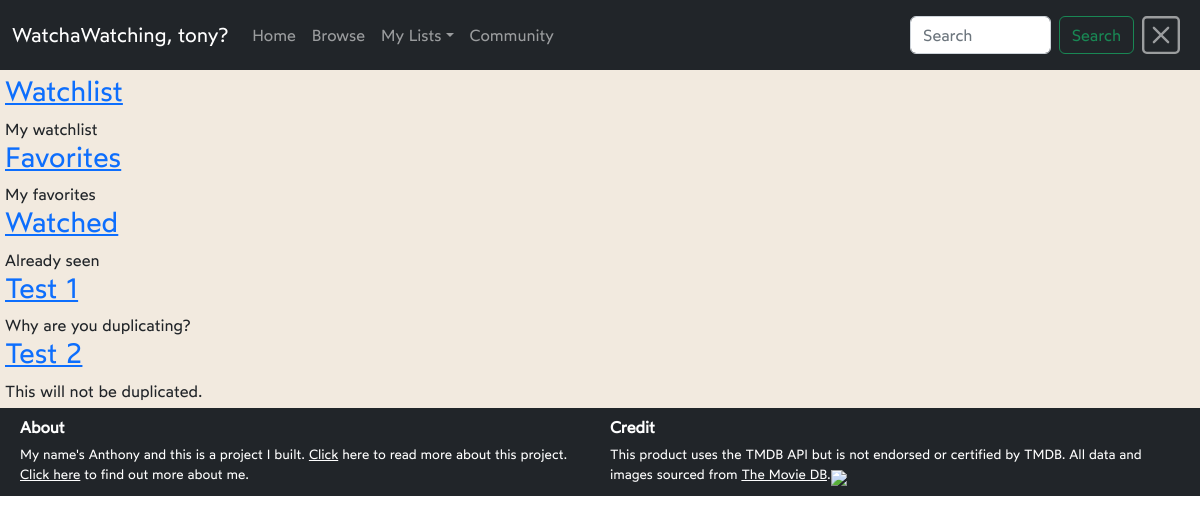
The app's page /watching/mylists (signed in) with its own data.
### watching/models.py (models this page shows)
class User(AbstractUser):
    pass

class List(models.Model):
    name = models.CharField(max_length=200)
    description = models.TextField(blank=True)
    owner = models.ForeignKey(User, on_delete=models.CASCADE, related_name='mylists')

### watching/views.py (the view)
# urls.py: path('mylists', views.mylists, name='mylists'),
def mylists(request):
    user = User.objects.get(pk=request.user.id)
    lists = user.mylists.all()
    return render(request, 'watching/mylists.html', {'lists': lists})

### watching/templates/watching/mylists.html
{% extends "layout.html" %}
{% load static %}
{% block body %}
  {% for list in lists %}
    <div>
      <h3><a href="{% url 'viewlist' user.id list.name %}">{{ list.name }}</a></h3>
      {{ list.description }}
    </div>
  {% empty %}
    <p>You haven't created any lists yet!</p>
    <a href="{% url 'createlist' %}">Create your first list.</a>
  {% endfor %}
{% endblock %}

### FinalProject/templates/layout.html (shortened to what this page needs)
{% load static %}
<!DOCTYPE html>
<html lang="en">
  <head>
    <link href="https://cdn.jsdelivr.net/npm/bootstrap@5.2.2/dist/css/bootstrap.min.css" rel="stylesheet">
    <link rel="stylesheet" href="https://cdn.jsdelivr.net/npm/bootstrap-icons@1.10.2/font/bootstrap-icons.css">
    <link href="{% static 'watching/styles.css' %}" rel="stylesheet">
  </head>
  <body>
    <nav class="navbar navbar-dark navbar-expand-sm bg-dark">
      <div class="container-fluid">
        <a class="navbar-brand" href="{% url 'index' %}">
          {% if user.is_authenticated %}
            WatchaWatching, {{user.username}}?
          {% else %}
            WatchaWatching?
          {% endif %}
        </a>
        <div class="collapse navbar-collapse" id="navbarNavAltMarkup">
          <ul class="navbar-nav mynav">
            <li><a {% block nav-home-class %}class="nav-link"{% endblock %} aria-current="page" href="{% url 'index' %}">Home</a></li>
            <li><a {% block nav-browse-class %}class="nav-link"{% endblock %} href="{% url 'browse' %}">Browse</a></li>
            {% if user.is_authenticated %}
              <li class="nav-item dropdown">
                <a class="nav-link dropdown-toggle" href="#" role="button" data-bs-toggle="dropdown" aria-expanded="false">My Lists</a>
              </li>
              <li><a {% block nav-com-class %}class="nav-link"{% endblock %} href="{% url 'friends-index' %}">Community</a></li>
            {% else %}
              <li><a class="nav-link" href="{% url 'login' %}">Login</a></li>
              <li><a class="nav-link" href="{% url 'register' %}">Register</a></li>
            {% endif %}
            </ul>
            <form class="d-flex" role="search" action="{% url 'search' %}" method="GET" id="searchform">
              <input class="form-control me-2" type="search" id="search" name="query" placeholder="Search" aria-label="Search" value="{% block searchterm %}{% endblock %}">
              <button class="btn btn-outline-success" type="submit">Search</button>
            </form>
            <ul class="navbar-nav">
              <li>
                <a class="nav-link" href="{% url 'logout' %}" title="Logout">
                </a>
              </li>
            </ul>
        </div>
      </div>
    </nav>
    <div class="bodyblock">
      {% block body %}
      {% endblock %}
    </div>
    <footer class="Footer">
      <div class="footerSection">
        <h6>About</h6>
        My name's Anthony and this is a project I built. <a href="{% url 'about' %}">Click</a> here to read more about this project.
        <a href="https://www.anthonypasnello.com">Click here</a> to find out more about me.
      </div>
      <div class="footerSection">
        <h6>Credit</h6>
        This product uses the TMDB API but is not endorsed or certified by TMDB. All data and images sourced from <a href="https://www.themoviedb.org">The Movie DB</a>.<span><a href="https://www.themoviedb.org"><img src="https://www.themoviedb.org/assets/2/v4/logos/v2/blue_square_2-d537fb228cf3ded904ef09b136fe3fec72548ebc1fea3fbbd1ad9e36364db38b.svg" id="TMDBlogo"></a></span>
      </div>
    </footer>
  </body>
</html>

### watching/static/watching/styles.css (style rules this page uses)
body { font-family: Wotfard, 'Open Sans', sans-serif; display: flex; flex-direction:column; gap: 0px; }
nav.navbar { position: -webkit-sticky; position: sticky; top: 0; z-index: 1000; }
.bodyblock { padding: 5px; background-color: #e9dbc997; flex-basis: 100%; }
.mynav { width: 100%; }
#searchform { float: inline-end; margin-left: auto; margin-top: auto; margin-bottom: auto; }
.Footer { background-color: rgb(33, 37, 41); color: #fefefe; padding: 10px 10px; display: flex; flex-direction: row; }
#TMDBlogo { max-height: 2em; max-width: 100px; }
.footerSection { width: 50%; padding: 0 10px; font-size: smaller; }
.footerSection h6 { font-weight: 700; }
.footerSection a { color: #fefefe; }

### records on screen
User: username "tony"
List: name "Watchlist", description "My watchlist"
List: name "Favorites", description "My favorites"
List: name "Watched", description "Already seen"
List: name "Test 1", description "Why are you duplicating?"
List: name "Test 2", description "This will not be duplicated."
